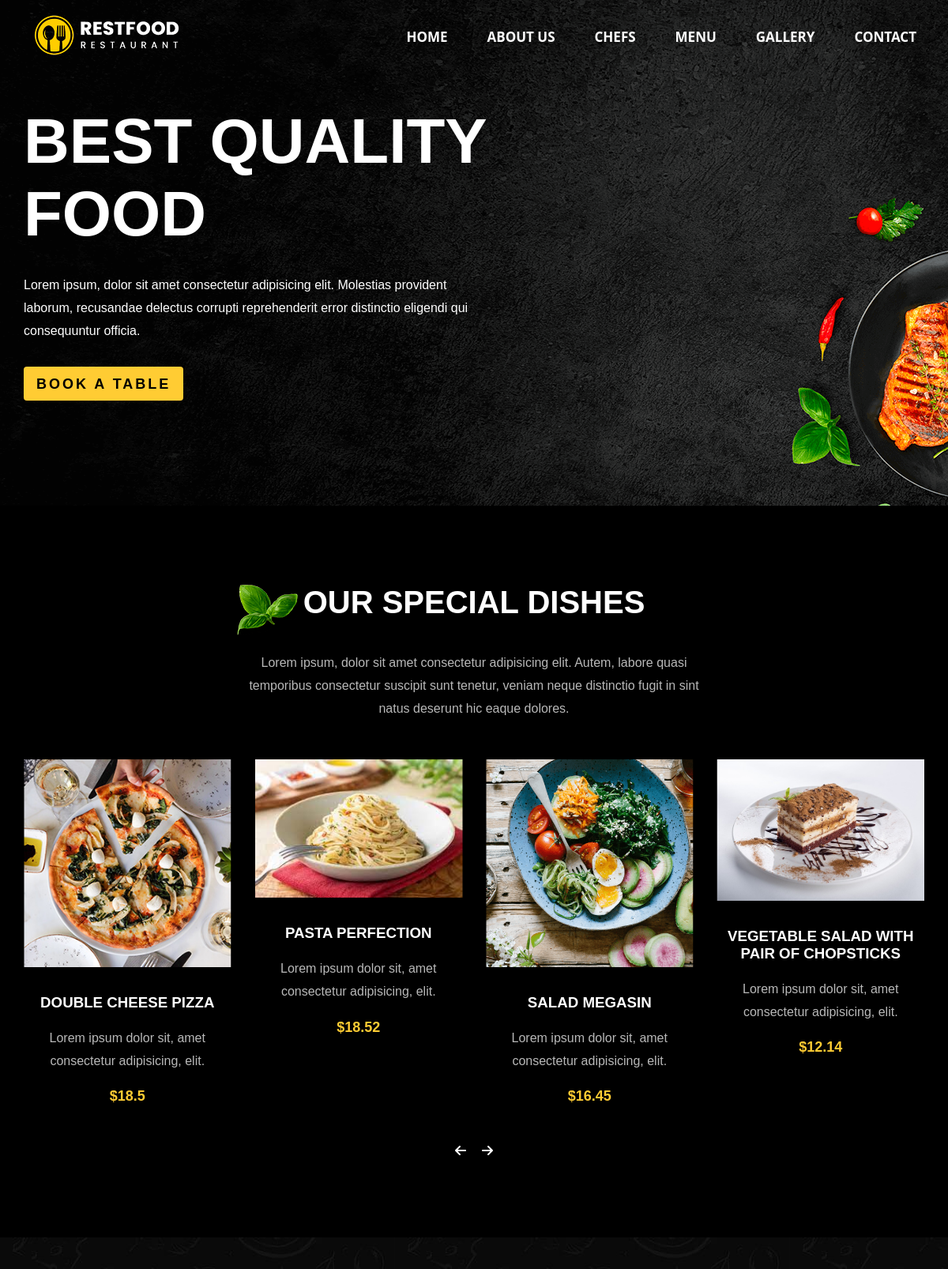
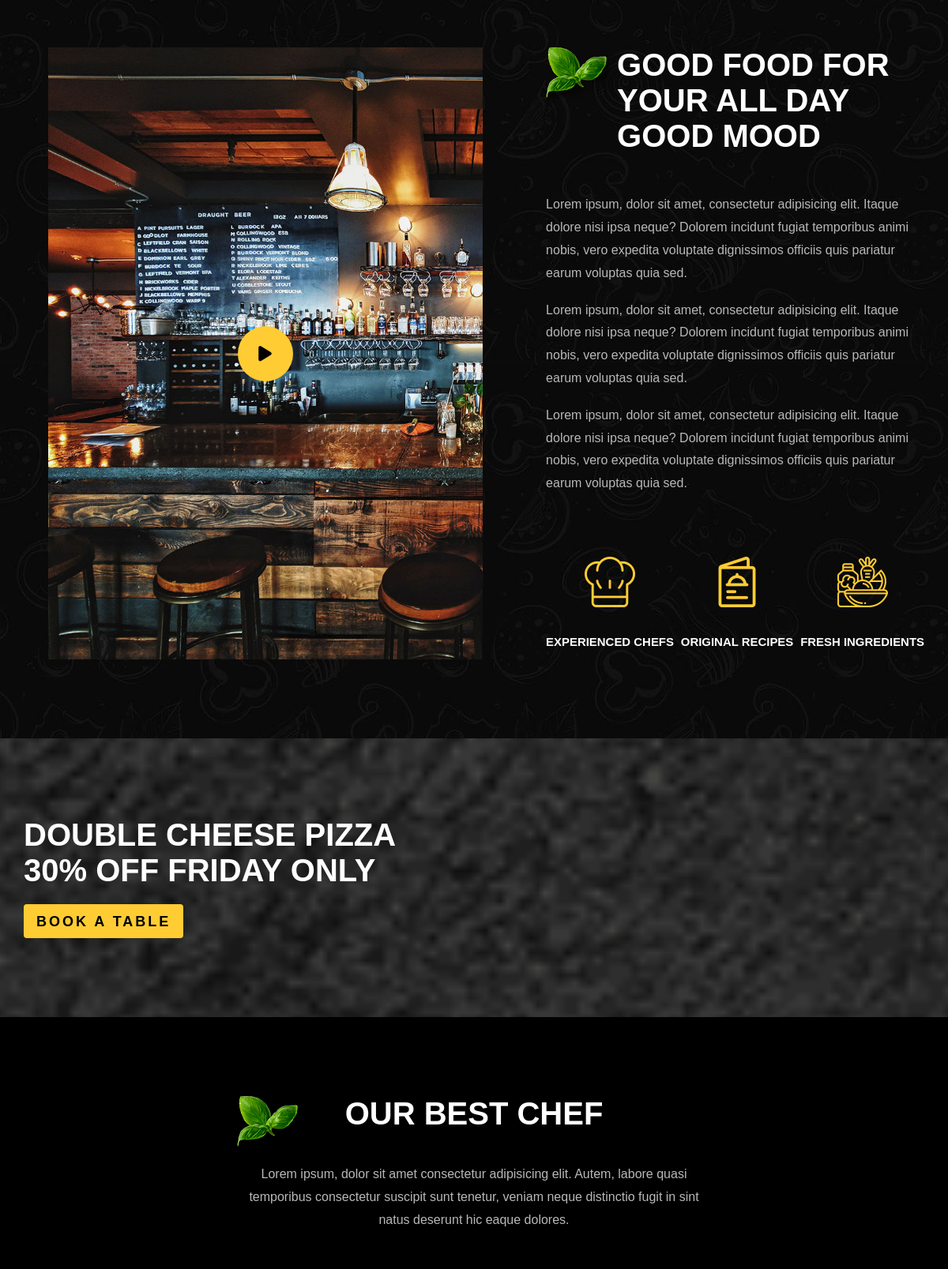
The page / (upper part) on the database its author committed (2 pictures, top to bottom).
### main/models.py (models this page shows, shortened)
class Header(models.Model):
    doc_title = models.CharField('Document Title', max_length=60)
    logo = models.ImageField('Logo')
    path1 = models.CharField('Path 1', max_length=40)
    path2 = models.CharField('Path 2', max_length=40)
    path3 = models.CharField('Path 3', max_length=40)
    path4 = models.CharField('Path 4', max_length=40)
    path5 = models.CharField('Path 5', max_length=40)
    path6 = models.CharField('Path 6', max_length=40)
    background = models.ImageField('Background')
    class Meta:
        verbose_name = 'Header'
        verbose_name_plural = 'Header'

class Home(models.Model):
    background = models.ImageField('Background')
    title = models.CharField('Title', max_length=50)
    text = models.TextField('Text')
    button = models.CharField('Button', max_length=30)
    class Meta:
        verbose_name = 'Home'
        verbose_name_plural = 'Home'

class Title(models.Model):
    img = models.ImageField('Image')
    title1 = models.CharField('Title 1', max_length=50)
    text1 = models.TextField('Text 1', blank=True)
    title2 = models.CharField('Title 2', max_length=50)
    text2 = models.TextField('Text 2', blank=True)
    title3 = models.CharField('Title 3', max_length=50)
    text3 = models.TextField('Text 3', blank=True)
    title4 = models.CharField('Title 4', max_length=50)
    text4 = models.TextField('Text 4', blank=True)
    title5 = models.CharField('Title 5', max_length=50)
    text5 = models.TextField('Text 5', blank=True)
    title6 = models.CharField('Title 6', max_length=50)
    text6 = models.TextField('Text 6', blank=True)
    title7 = models.CharField('Title 7', max_length=50)
    text7 = models.TextField('Text 7', blank=True)

class Product(models.Model):
    category = models.ForeignKey(Menu, on_delete=models.CASCADE)
    img = models.ImageField('Image')
    name = models.CharField('Name', max_length=60)
    text = models.TextField('Info')
    price = models.FloatField('Price')
    special = models.BooleanField('Special yes/no', blank=True)

class AboutContent(models.Model):
    text = models.TextField('Text')
    img = models.ImageField('Image')
    title = models.CharField('Title', max_length=50)
    class Meta:
        verbose_name = 'About Content'
        verbose_name_plural = 'About Content'

class Offer(models.Model):
    background = models.ImageField('Background')
    title = models.CharField('Title', max_length=50)
    button = models.CharField('Button', max_length=30)
    class Meta:
        verbose_name = 'Offer'
        verbose_name_plural = 'Offer'

### main/views.py (the view)
# urls.py: path('', views.index)
def index(request):
    header = Header.objects.first()
    home = Home.objects.first()
    titles = Title.objects.first()
    about = About.objects.first()
    about_content = AboutContent.objects.all()
    offer = Offer.objects.first()
    chefs = Chef.objects.all()
    gallery = Gallery.objects.all()
    reservation_content = ReservationContent.objects.first()
    open_days = OpenDays.objects.all()
    contact_content = ContactContent.objects.all()
    contact_info = ContactInfo.objects.first()
    menu = Menu.objects.all()
    products = Product.objects.all()
    if request.method == 'POST':
        form = ReservationModelForm(request.POST)
        if form.is_valid():
            Reservation.objects.create(**form.cleaned_data)
            return redirect('/')
    else:
        form = ReservationModelForm()
    return render(request, 'index.html', context={
        'header':header,
        'home':home,
        'titles':titles,
        'about':about,
        'about_content':about_content,
        'offer':offer,
        'chefs':chefs,
        'gallery':gallery,
        'reservation_content':reservation_content,
        'open_days':open_days,
        'contact_content':contact_content,
        'contact_info':contact_info,
        'menu':menu,
        'products':products,
    })

### main/templates/index.html (shortened to what this page needs)
{% load static %}
<!DOCTYPE html>
<html lang="en">
<head>
    <link rel="stylesheet" href="https://cdn.jsdelivr.net/npm/swiper@11/swiper-bundle.min.css" />
    <link rel="stylesheet" href="{% static 'css/icon.css' %}">
    <link rel="stylesheet" href="{% static 'css/style.css' %}">
</head>
<body>
    <header>
        <div class="header_container">
            <img src={{ header.logo.url }} />
            <nav>
                <ul>
                    <li><a href="#home">{{ header.path1 }}</a></li>
                    <li><a href="#about">{{ header.path2 }}</a></li>
                    <li><a href="#chef">{{ header.path3 }}</a></li>
                    <li><a href="#menu">{{ header.path4 }}</a></li>
                    <li><a href="#gallery">{{ header.path5 }}</a></li>
                    <li><a href="#contact">{{ header.path6 }}</a></li>
                </ul>
            </nav>
        </div>
    </header>
    <section style="background-image: url({{ home.background.url }});" id="home">
        <div class="home_container">
            <div class="home_content">
                <h1>{{ home.title }}</h1>
                <p>{{ home.text }}</p>
                <a href="#reservation">{{ home.button }}</a>
            </div>
        </div>
    </section>
    <section class="dishes">
        <div class="title">
            <h2 style="background-image: url({{ titles.img.url }});">{{ titles.title1 }}</h2>
            <p>{{ titles.text1 }}</p>
        </div>
        <div class="dishes_container">
            <div class="swiper mySwiper">
                <div class="swiper-wrapper">
                    {% for i in products %}
                        {% if i.special %}
                            <div class="swiper-slide">
                                <img src={{ i.img.url }} />
                                <h3>{{ i.name }}</h3>
                                <p>{{ i.text }} </p>
                                <span>${{ i.price }}</span>
                            </div>
                        {% endif %}
                    {% endfor %}
                </div>
                <div class="arrows">
                    <div class="button-prev"><i class="fa-solid fa-arrow-left"></i></div>
                    <div class="button-next"><i class="fa-solid fa-arrow-right"></i></div>
                </div>
            </div>
        </div>
    </section>
    <section style="background-image: url({{ header.background.url }});" id="about">
        <div class="about_container">
            <div class="left">
                <a href={{ about.video_url }}><i class="fa-solid fa-play"></i></a>
            </div>
            <div class="right">
                <div class="title">
                    <h2 style="background-image: url({{ titles.img.url }});">{{ titles.title2 }}</h2>
                </div>
                {% for i in about_content %}
                    <p>{{ i.text }}</p>
                    <br>
                {% endfor %}
                <ul>
                    {% for i in about_content %}
                        <li>
                            <img src={{ i.img.url }} />
                            <h5>{{ i.title }}</h5>
                        </li>
                    {% endfor %}
                </ul>
            </div>
        </div>
    </section>
    <section style="background-image: url({{ offer.background.url }});" class="offer">
        <div class="offer_container">
            <h2>{{ offer.title }}</h2>
            <a href="#reservation">{{ offer.button }}</a>
        </div>
    </section>
    <section id="chef">
        <div class="title">
            <h2 style="background-image: url({{ titles.img.url }});">{{ titles.title3 }}</h2>
            <p>{{ titles.text3 }}</p>
        </div>
    </section>
</body>
</html>

### rows shown on the page
Header: logo (picture), path1 "HOME", path2 "ABOUT US", path3 "CHEFS", path4 "MENU", path5 "GALLERY", path6 "CONTACT", background (picture)
Home: background (picture), title "BEST QUALITY FOOD", text "Lorem ipsum, dolor sit amet consectetur adipisicing elit. Molestias provident laborum, recusandae delectus corrupti reprehenderit error distinctio eligendi qui consequuntur officia.", button "BOOK A TABLE"
Title: img (picture), title1 "OUR SPECIAL DISHES", text1 "Lorem ipsum, dolor sit amet consectetur adipisicing elit. Autem, labore quasi temporibus consectetur suscipit sunt tenetur, veniam neque distinctio fugit in sint natus deserunt hic eaque dolores.", title2 "GOOD FOOD FOR YOUR ALL DAY GOOD MOOD", title3 "OUR BEST CHEF", text3 "Lorem ipsum, dolor sit amet consectetur adipisicing elit. Autem, labore quasi temporibus consectetur suscipit sunt tenetur, veniam neque distinctio fugit in sint natus deserunt hic eaque dolores."
Product: img (picture), name "DOUBLE CHEESE PIZZA", text "Lorem ipsum dolor sit, amet consectetur adipisicing, elit.", price "18.5"
Product: img (picture), name "PASTA PERFECTION", text "Lorem ipsum dolor sit, amet consectetur adipisicing, elit.", price "18.52"
Product: img (picture), name "SALAD MEGASIN", text "Lorem ipsum dolor sit, amet consectetur adipisicing, elit.", price "16.45"
Product: img (picture), name "VEGETABLE SALAD WITH PAIR OF CHOPSTICKS", text "Lorem ipsum dolor sit, amet consectetur adipisicing, elit.", price "12.14"
AboutContent: text "Lorem ipsum, dolor sit amet, consectetur adipisicing elit. Itaque dolore nisi ipsa neque? Dolorem incidunt fugiat temporibus animi nobis, vero expedita voluptate dignissimos officiis quis pariatur earum voluptas quia sed.", img (picture), title "EXPERIENCED CHEFS"
AboutContent: text "Lorem ipsum, dolor sit amet, consectetur adipisicing elit. Itaque dolore nisi ipsa neque? Dolorem incidunt fugiat temporibus animi nobis, vero expedita voluptate dignissimos officiis quis pariatur earum voluptas quia sed.", img (picture), title "ORIGINAL RECIPES"
AboutContent: text "Lorem ipsum, dolor sit amet, consectetur adipisicing elit. Itaque dolore nisi ipsa neque? Dolorem incidunt fugiat temporibus animi nobis, vero expedita voluptate dignissimos officiis quis pariatur earum voluptas quia sed.", img (picture), title "FRESH INGREDIENTS"
Offer: background (picture), title "DOUBLE CHEESE PIZZA 30% OFF FRIDAY ONLY", button "BOOK A TABLE"
